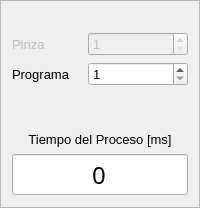
       <widget class="QFrame" name="frame_2">
        <property name="frameShape">
         <enum>QFrame::StyledPanel</enum>
        </property>
        <property name="frameShadow">
         <enum>QFrame::Raised</enum>
        </property>
        <layout class="QGridLayout" name="gridLayout_4">
         <item row="0" column="0" colspan="2">
          <spacer name="verticalSpacer">
           <property name="orientation">
            <enum>Qt::Vertical</enum>
           </property>
           <property name="sizeType">
            <enum>QSizePolicy::Preferred</enum>
           </property>
           <property name="sizeHint" stdset="0">
            <size>
             <width>20</width>
             <height>20</height>
            </size>
           </property>
          </spacer>
         </item>
         <item row="3" column="0" colspan="2">
          <spacer name="verticalSpacer_3">
           <property name="orientation">
            <enum>Qt::Vertical</enum>
           </property>
           <property name="sizeHint" stdset="0">
            <size>
             <width>20</width>
             <height>40</height>
            </size>
           </property>
          </spacer>
         </item>
         <item row="1" column="1">
          <widget class="QSpinBox" name="caja_25">
           <property name="enabled">
            <bool>false</bool>
           </property>
           <property name="minimumSize">
            <size>
             <width>100</width>
             <height>0</height>
            </size>
           </property>
           <property name="maximumSize">
            <size>
             <width>16777215</width>
             <height>16777215</height>
            </size>
           </property>
           <property name="font">
            <font>
             <pointsize>10</pointsize>
            </font>
           </property>
           <property name="minimum">
            <number>1</number>
           </property>
           <property name="maximum">
            <number>2</number>
           </property>
          </widget>
         </item>
         <item row="1" column="0">
          <widget class="QLabel" name="label_44">
           <property name="enabled">
            <bool>false</bool>
           </property>
           <property name="font">
            <font>
             <pointsize>10</pointsize>
            </font>
           </property>
           <property name="text">
            <string>Pinza</string>
           </property>
           <property name="alignment">
            <set>Qt::AlignLeading|Qt::AlignLeft|Qt::AlignVCenter</set>
           </property>
           <property name="buddy">
            <cstring>caja_25</cstring>
           </property>
          </widget>
         </item>
         <item row="4" column="0" colspan="2">
          <widget class="QLabel" name="label_3">
           <property name="font">
            <font>
             <pointsize>10</pointsize>
            </font>
           </property>
           <property name="text">
            <string>Tiempo del Proceso [ms]</string>
           </property>
           <property name="alignment">
            <set>Qt::AlignCenter</set>
           </property>
          </widget>
         </item>
         <item row="2" column="1">
          <widget class="QSpinBox" name="caja_26">
           <property name="minimumSize">
            <size>
             <width>100</width>
             <height>0</height>
            </size>
           </property>
           <property name="maximumSize">
            <size>
             <width>16777215</width>
             <height>16777215</height>
            </size>
           </property>
           <property name="font">
            <font>
             <pointsize>10</pointsize>
            </font>
           </property>
           <property name="minimum">
            <number>1</number>
           </property>
           <property name="maximum">
            <number>2</number>
           </property>
           <property name="value">
            <number>1</number>
           </property>
          </widget>
         </item>
         <item row="2" column="0">
          <widget class="QLabel" name="label_2">
           <property name="font">
            <font>
             <pointsize>10</pointsize>
             <weight>50</weight>
             <bold>false</bold>
            </font>
           </property>
           <property name="text">
            <string>Programa</string>
           </property>
           <property name="alignment">
            <set>Qt::AlignLeading|Qt::AlignLeft|Qt::AlignVCenter</set>
           </property>
           <property name="buddy">
            <cstring>caja_26</cstring>
           </property>
          </widget>
         </item>
         <item row="5" column="0" colspan="2">
          <widget class="QSpinBox" name="tiempo_proceso">
           <property name="enabled">
            <bool>true</bool>
           </property>
           <property name="font">
            <font>
             <family>Gisha</family>
             <pointsize>18</pointsize>
             <weight>50</weight>
             <bold>false</bold>
             <underline>false</underline>
             <strikeout>false</strikeout>
            </font>
           </property>
           <property name="mouseTracking">
            <bool>false</bool>
           </property>
           <property name="acceptDrops">
            <bool>false</bool>
           </property>
           <property name="autoFillBackground">
            <bool>false</bool>
           </property>
           <property name="wrapping">
            <bool>false</bool>
           </property>
           <property name="alignment">
            <set>Qt::AlignCenter</set>
           </property>
           <property name="readOnly">
            <bool>true</bool>
           </property>
           <property name="buttonSymbols">
            <enum>QAbstractSpinBox::NoButtons</enum>
           </property>
           <property name="correctionMode">
            <enum>QAbstractSpinBox::CorrectToPreviousValue</enum>
           </property>
           <property name="keyboardTracking">
            <bool>true</bool>
           </property>
           <property name="maximum">
            <number>999999</number>
           </property>
           <property name="value">
            <number>0</number>
           </property>
          </widget>
         </item>
        </layout>
       </widget>
